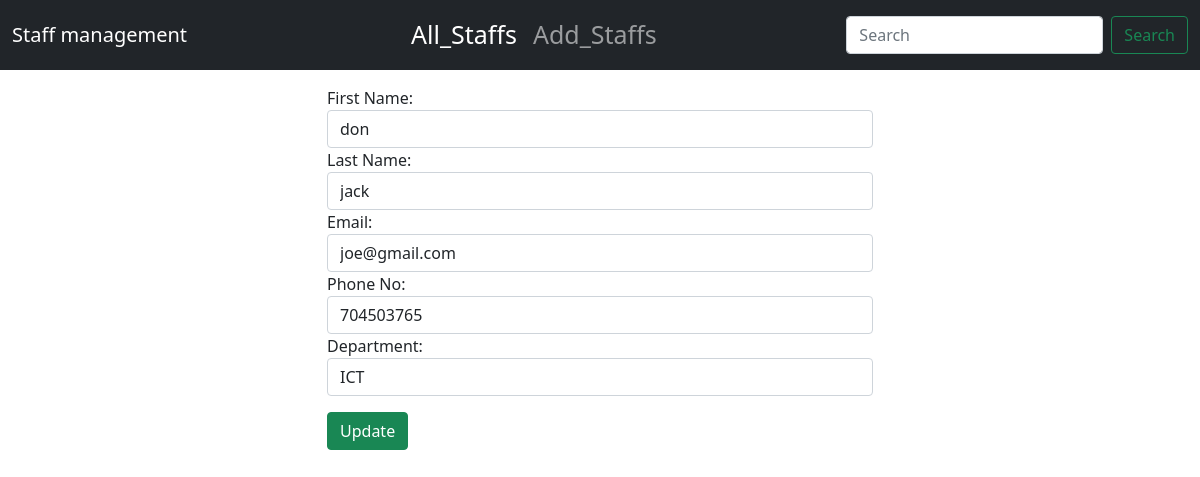
The app's page /update_staff/15/ with its own data.
### staff_manage/models.py (models this page shows, shortened)
class Staff(models.Model):
    fname=models.CharField(max_length=30)
    lname=models.CharField(max_length=30)
    email=models.EmailField()
    phone=models.PositiveIntegerField()
    department=models.CharField(max_length=20,choices=CHOICES)

### staff_manage/views.py (the view)
# urls.py: path('update_staff/<int:id>/', update_staff, name='update_staff'),
def update_staff(request, id):
    staff = get_object_or_404(Staff, pk=id)
    if request.method == "POST":
        fm = StaffInfoForm(request.POST, instance=staff)
        if fm.is_valid():
            fm.save()
            return HttpResponseRedirect("/")
    else:
        fm = StaffInfoForm(instance=staff)
    context = {
        'form': fm,
        'staff': staff
    }
    return render(request, "update_staff.html", context)

### staff_manage/forms.py
class StaffInfoForm(forms.ModelForm):
    class Meta:
        model=Staff
        fields="__all__"
        labels={
            'fname':'First Name',
            'lname':'Last Name',
            'email':'Email',
            'phone':'Phone No',
        }
        widgets={
            'fname':forms.TextInput(attrs={'class':'form-control'}),
            'lname':forms.TextInput(attrs={'class':'form-control'}),
            'email':forms.EmailInput(attrs={'class':'form-control'}),
            'phone':forms.TextInput(attrs={'class':'form-control'}),
            'department':forms.Select(attrs={'class': 'form-control'}),
        }

### staff_manage/templates/update_staff.html (shortened to what this page needs)
{% extends "base.html" %}
{% block main %}
<div class="row mt-3">
    <div class="col-6 offset-3">
        <form action="" method="POST" novalidate>
        {% for field in form %}
        {{field.label_tag}}
        {{field}}
            {% endfor %}
            <button type="submit" class="btn btn-success mt-3">Update</button>
        </form>
    </div>
</div>
{% endblock %}

### records on screen
Staff: form "don" "jack" "joe@gmail.com" "704503765" "ICT"

### other values on screen
{{ field.label_tag }} "First Name:" "Last Name:" "Email:" "Phone No:" "Department:"
